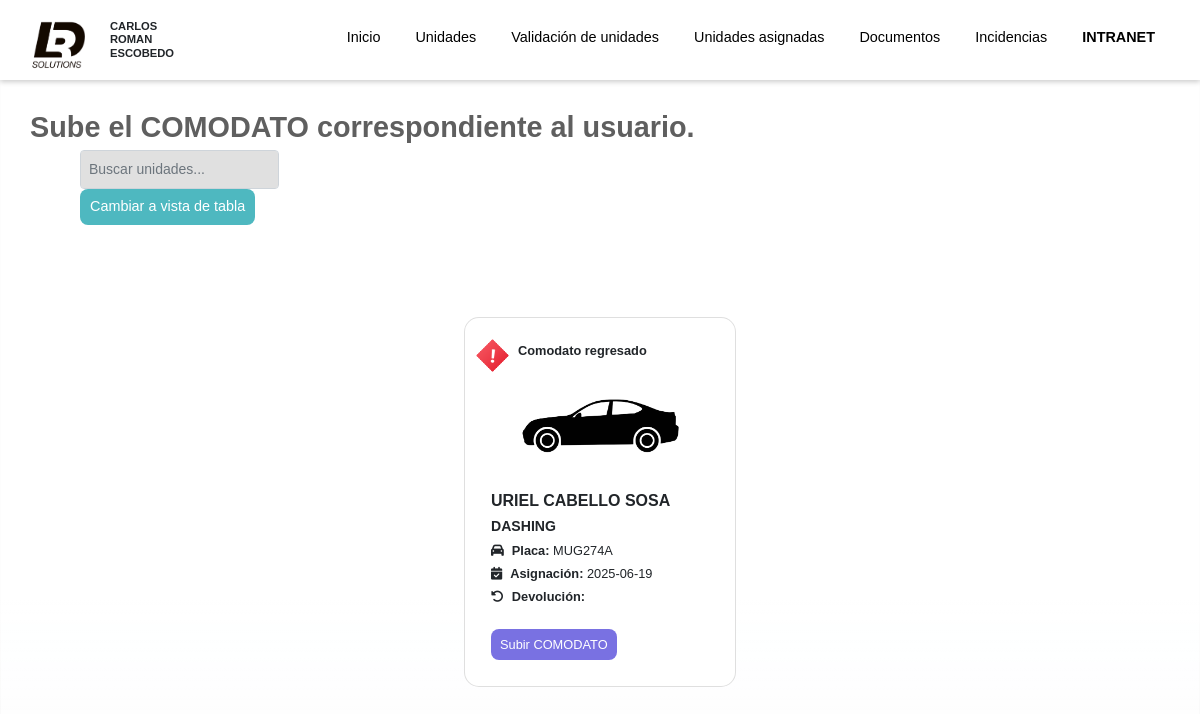
The app's page /Cliente/interfaces/comodatos.php (signed in) with its own data.
### tables this page shows
CREATE TABLE `colaboradores` (
  `id_colaborador` int(11) NOT NULL,
  `numero_colaborador` varchar(6) DEFAULT NULL,
  `nombre_1` varchar(30) DEFAULT NULL,
  `nombre_2` varchar(30) DEFAULT NULL,
  `nombre_fav` varchar(30) DEFAULT NULL,
  `apellido_paterno` varchar(30) DEFAULT NULL,
  `apellido_materno` varchar(30) DEFAULT NULL,
  `fecha_nacimiento` date DEFAULT NULL,
  `genero` varchar(10) DEFAULT NULL,
  `curp` varchar(18) DEFAULT NULL,
  `nss` varchar(11) DEFAULT NULL,
  `rfc` varchar(13) DEFAULT NULL,
  `id_tipo_estado_civil` int(10) DEFAULT NULL,
  `numero_hijos` int(11) DEFAULT NULL,
  `telefono_personal` varchar(15) DEFAULT NULL,
  `domicilio` text DEFAULT NULL,
  `id_tipo_sangre` int(11) DEFAULT NULL,
  `operaciones_previas` varchar(200) NOT NULL,
  `enfermedades_cronicas` varchar(200) NOT NULL,
  `email_personal` varchar(200) DEFAULT NULL,
  `id_contacto` int(11) DEFAULT NULL,
  `email_corporativo` varchar(70) DEFAULT NULL,
  `email_corporativo_2` varchar(70) DEFAULT NULL,
  `telefono_corporativo` varchar(21) DEFAULT NULL,
  `fecha_ingreso` date DEFAULT NULL,
  `fecha_salida` date DEFAULT NULL,
  `id_empresa` int(11) DEFAULT NULL,
  `id_direccion` int(11) DEFAULT NULL,
  `id_sede` int(11) DEFAULT NULL,
  `id_area` int(11) DEFAULT NULL,
  `id_puesto` int(11) DEFAULT NULL,
  `id_turno_trabajo` int(11) DEFAULT NULL,
  `id_kit_bienvenida` int(11) DEFAULT NULL,
  `id_jefe_directo` int(11) DEFAULT NULL,
  `fecha_alta_imss` date DEFAULT NULL,
  `id_tipo_contrato` int(11) DEFAULT NULL,
  `sueldo_neto` decimal(10,0) DEFAULT NULL,
  `sueldo_bruto` decimal(10,0) DEFAULT NULL,
  `id_tipo_pago` int(11) DEFAULT NULL,
  `id_banco` int(11) DEFAULT NULL,
  `cuenta_bancaria` varchar(20) DEFAULT NULL,
  `clabe_interbancaria` varchar(18) DEFAULT NULL,
  `id_estado_colaborador` int(11) DEFAULT NULL,
  `id_estatus_colaborador` int(11) DEFAULT NULL,
  `fecha_guardado` date DEFAULT NULL,
  `fecha_actualizacion` date DEFAULT NULL,
  `id_colaborador_creacion` int(6) DEFAULT NULL,
  `id_colaborador_ultima_actualizacion` int(11) DEFAULT NULL
);

CREATE TABLE `asignacion_unidad_colaborador` (
  `id_asignaciones` int(11) NOT NULL,
  `id_tipo_asignaciones` int(11) NOT NULL,
  `id_unidad` int(11) NOT NULL,
  `id_colaborador` int(11) DEFAULT NULL,
  `id_usuario_externo` int(11) DEFAULT NULL,
  `fecha_asignacion` date NOT NULL,
  `fecha_devolucion` date DEFAULT NULL,
  `hora_recoleccion` time DEFAULT NULL,
  `hora_devolucion` time DEFAULT NULL,
  `archivo_responsiva_sin_asignar` varchar(200) NOT NULL,
  `politica_aceptada` varchar(20) NOT NULL,
  `archivo_responsiva_firmada` varchar(100) NOT NULL,
  `id_estatus_carta_responsiva` int(11) DEFAULT NULL,
  `motivo_rechazo` varchar(200) NOT NULL,
  `id_creador_comodato` int(11) DEFAULT NULL,
  `fecha_creacion_comodato` date DEFAULT NULL,
  `archivo_comodato_sin_firmar` varchar(100) NOT NULL,
  `id_estatus_comodato` int(11) DEFAULT NULL,
  `archivo_comodato_firmado` varchar(100) NOT NULL,
  `motivo_rechazo_comodato` varchar(200) NOT NULL
);

CREATE TABLE `modelos` (
  `id_modelo` int(11) NOT NULL,
  `id_marca` int(11) NOT NULL,
  `nombre_modelo` varchar(50) NOT NULL
);

CREATE TABLE `unidades` (
  `id_unidad` int(11) NOT NULL,
  `id_creador_unidad` int(11) DEFAULT NULL,
  `id_modelo` int(11) NOT NULL,
  `id_estado_unidad` int(11) NOT NULL,
  `id_estatus_unidad` int(11) NOT NULL,
  `id_tipo_unidad` int(11) NOT NULL,
  `id_tipo_adquisicion` int(11) NOT NULL,
  `id_sede` int(11) NOT NULL,
  `placa` varchar(20) NOT NULL,
  `vin` varchar(20) NOT NULL,
  `numero_motor` varchar(11) NOT NULL DEFAULT '""',
  `costo_neto` decimal(10,2) NOT NULL,
  `id_color` int(11) NOT NULL,
  `img_unidad` varchar(50) DEFAULT NULL,
  `fecha_adquisicion` date DEFAULT NULL,
  `año_unidad` year(4) NOT NULL,
  `id_arrendadora` int(11) DEFAULT NULL,
  `folio_factura` varchar(200) NOT NULL DEFAULT 'SIN FACTURA',
  `ultimo_kilometraje` decimal(10,2) NOT NULL,
  `ultima_ubicacion` varchar(100) NOT NULL,
  `capacidad_carga` float(10,2) DEFAULT NULL,
  `capacidad_pasajeros` int(11) DEFAULT NULL,
  `id_tipo_combustible` int(11) DEFAULT NULL,
  `id_traccion` int(11) DEFAULT NULL,
  `tipo_carrceria` varchar(100) DEFAULT NULL,
  `numero_puertas` int(11) DEFAULT NULL,
  `numero_asientos` int(11) NOT NULL,
  `id_tipo_caja` int(11) DEFAULT NULL,
  `id_tipo_freno` int(11) DEFAULT NULL,
  `id_tipo_suspencion` int(11) DEFAULT NULL,
  `numero_ejes` int(11) DEFAULT NULL,
  `id_tipo_uso` int(11) DEFAULT NULL,
  `camara_reversa` int(11) DEFAULT NULL,
  `sensores_reversa` int(11) DEFAULT NULL
);

### Servidor/componentes/obtener_unidades_subir_comodato.php (the view, shortened to what this page needs)
<?php
include("../../Servidor/conexion.php");
$sqlobtenerunidadsubircomodato = "SELECT unid.img_unidad,
            unidasigcolab.id_asignaciones,
            unidasigcolab.id_unidad,
            unidasigcolab.id_colaborador,
            unidasigcolab.id_usuario_externo,
            unidasigcolab.id_estatus_comodato,
            colab.nombre_1 AS nombre1colaborador,
            colab.nombre_2 AS nombre2colaborador,
            colab.apellido_paterno AS apellidopaterno_colaborador,
            colab.apellido_materno AS apellidomaterno_colaborador,
            usuexterno.nombre_1 AS nombre1usuario,
            usuexterno.nombre_2 AS nombre2usuario,
            usuexterno.apellido_paterno AS apellidopaterno_usuario,
            usuexterno.apellido_materno AS apellidomaterno_usuario,
            model.nombre_modelo,
            unid.placa,
            estatuscomodato.estatus_comodato,
            unidasigcolab.fecha_asignacion,
            unidasigcolab.fecha_devolucion
        FROM asignacion_unidad_colaborador AS unidasigcolab
        LEFT JOIN unidades AS unid
        ON unidasigcolab.id_unidad = unid.id_unidad
        LEFT JOIN modelos AS model
        ON unid.id_modelo = model.id_modelo
        LEFT JOIN estatus_comodato AS estatuscomodato
        ON unidasigcolab.id_estatus_comodato = estatuscomodato.id_estatus_comodato
        LEFT JOIN colaboradores AS colab
        ON unidasigcolab.id_colaborador = colab.id_colaborador
        LEFT JOIN usuarios_externos AS usuexterno
        ON unidasigcolab.id_usuario_externo = usuexterno.id_usuario_externo";
$resultado = $conexion->query($sqlobtenerunidadsubircomodato);
echo '<div id="vistaCards">';
while ($fila = $resultado->fetch_assoc()) {
    if ($fila['id_estatus_comodato'] != 1 && $fila['id_estatus_comodato'] != 4 && $fila['id_estatus_comodato'] != 5) {
        echo '<div class="card mb-3">';
        if ($fila['id_estatus_comodato'] == 3) {
            echo '<div class="alerta d-flex align-items-center"">
                <img src="../../Cliente/videos/succes-green.gif" class="me-2 imgalertasucces>
                <h6 class="txtvalidacioncomodato"><b>Comodato subido</b></h6>
                </div>';
        }elseif($fila['id_estatus_comodato'] == 7) {
            echo '<div class="alerta d-flex align-items-center">
                <img src="../../Cliente/videos/warning-red.gif" class="me-2 imgalertasucces">
                <h6 class="txtvalidacioncomodato"><b>Comodato regresado</b></h6>
                </div>';
        }
        echo '<div class="cardheader">
                <img src="../../Servidor/archivos/imagenes/imagenes_unidades/' . $fila['img_unidad'] . '" onerror="this.src=\'../../Cliente/img/unidades/carro_desconocido.png\'" class="card-img-top img-fluid imgcard" alt="..." >
            </div>
            <div class="card-body">
            <h6 class="card-title" txteatlevalidacioncomodato><b>' .
                ($fila['id_colaborador'] ?
                    $fila['nombre1colaborador'] . ' ' . $fila['nombre2colaborador'] . ' ' . $fila['apellidopaterno_colaborador'] . ' ' . $fila['apellidomaterno_colaborador'] :
                    $fila['nombre1usuario'] . ' ' . $fila['nombre2usuario'] . ' ' . $fila['apellidopaterno_usuario'] . ' ' . $fila['apellidomaterno_usuario']) .
                '</b></h6>
                <h5 class="card-title txteatlevalidacioncomodato"><strong>' . $fila['nombre_modelo'] . '</strong></h5>
                <h6 class="card-text txtvalidacioncomodato"><i class="fas fa-car me-2"></i><strong>Placa: </strong>' . $fila['placa'] . '</h6>
                <h6 class="card-text txtvalidacioncomodato"><i class="fas fa-calendar-check me-2"></i><strong>Asignación: </strong>' . $fila['fecha_asignacion'] . '</h6>
                <h6 class="text txtvalidacioncomodato"><i class="fas fa-undo-alt me-2"></i><strong>Devolución: </strong>' . ($fila['fecha_devolucion'] != '0000-00-00' ? $fila['fecha_devolucion'] : '') . '</h6>
                <button type="button" id="btnmosrarmodalunidadcomodato" data-idunidad="' . $fila['id_unidad'] . '" data-id="' . $fila['id_asignaciones'] . '" data-idcolaborador="' . $fila['id_colaborador'] . '" data-idusuario="' . $fila['id_usuario_externo'] . '" class="btn mt-3 btnmosrarmodalunidadcomodato">Subir COMODATO</button>
            </div>
        </div>';
    }
}
echo '</div>';
                ?>

### Servidor/sesiones/obtener_nombre_icono.php (shortened to what this page needs)
<?php
include("../../Servidor/conexion.php");
$id_colaborador = $_SESSION['id_colaborador'];
$sql = "SELECT nombre_fav, apellido_paterno, apellido_materno FROM colaboradores WHERE id_colaborador = $id_colaborador";
$resultado = $conexion->query($sql);
if ($resultado->num_rows > 0) {
    $fila = $resultado->fetch_assoc();
    echo $fila['nombre_fav'] . " " . $fila['apellido_paterno'] . " " . $fila['apellido_materno'];
}

### Cliente/css/estilos.css (style rules this page uses)
.btn { transition: all 0.3s ease; border-radius: 8px; }
* { margin: 0; padding: 0; box-sizing: border-box; }
body { font-family: Arial, sans-serif; padding-top: 60px; }
.txteatlevalidacioncomodato { font-size: 0.88rem; }
.txtvalidacioncomodato { font-size: 0.8rem; }
.btnmosrarmodalunidadcomodato { background-color: #7971e2; color: white; padding: 5px 8px; font-size: 0.8rem; }
.imgalertasucces { width: 35px; height: 35px; }
.card { padding: 10px; padding-top: 20px; width: 17rem; height: auto; transition: all 0.2s ease; border-radius: 15px; }
.card-body { transition: all 0.2s ease; }
#vistaCards { display: flex; flex-wrap: wrap; justify-content: center; gap: 1rem; padding: 1rem; }
.imgcard { display: block; margin-left: auto; margin-right: auto; max-width: 170px; max-height: 180px; border-radius: 15px; }

### records on screen
colaboradores: nombre_fav "CARLOS", apellido_paterno "ROMAN", apellido_materno "ESCOBEDO"
asignacion_unidad_colaborador: id_colaborador.nombre_1 "URIEL", id_colaborador.apellido_paterno "CABELLO", id_colaborador.apellido_materno "SOSA", modelos.nombre_modelo "DASHING", id_unidad.placa "MUG274A", fecha_asignacion "2025-06-19"
